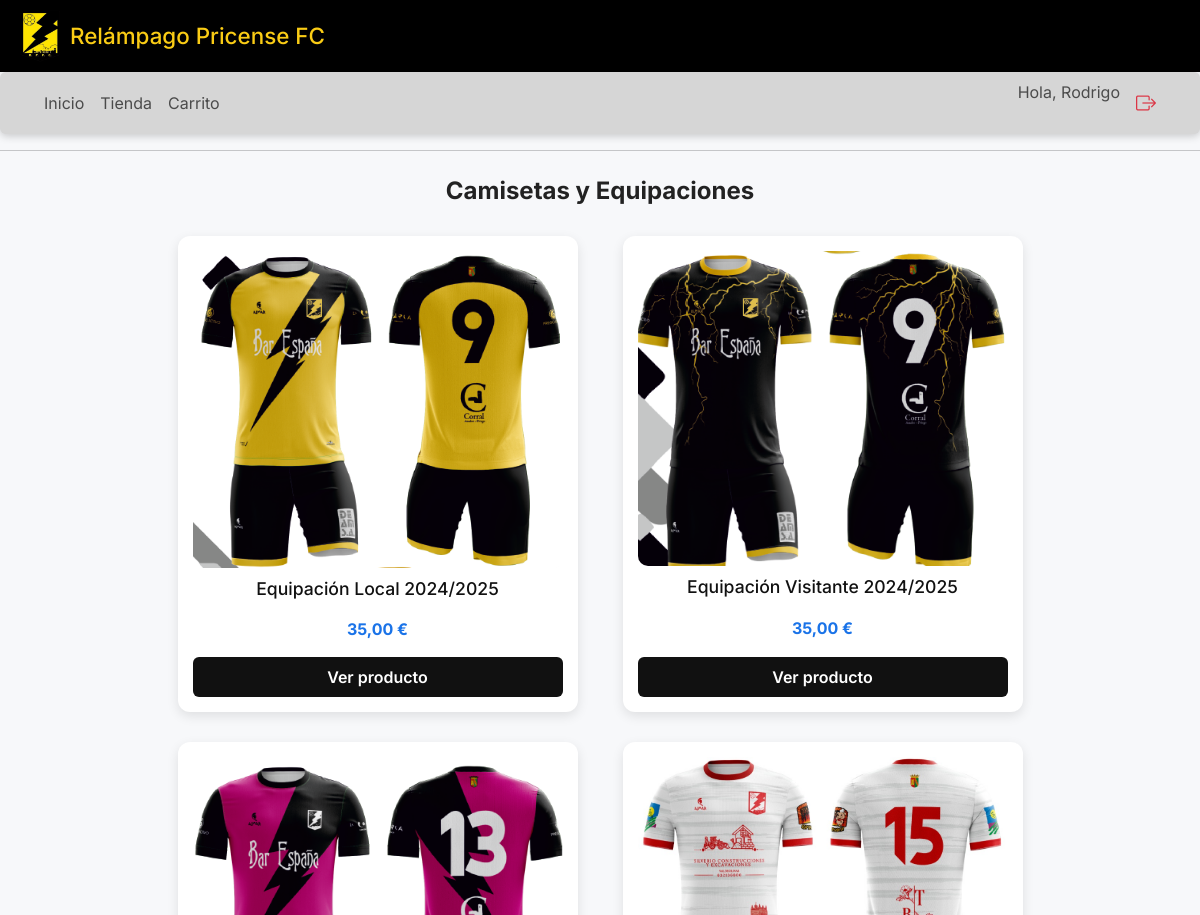
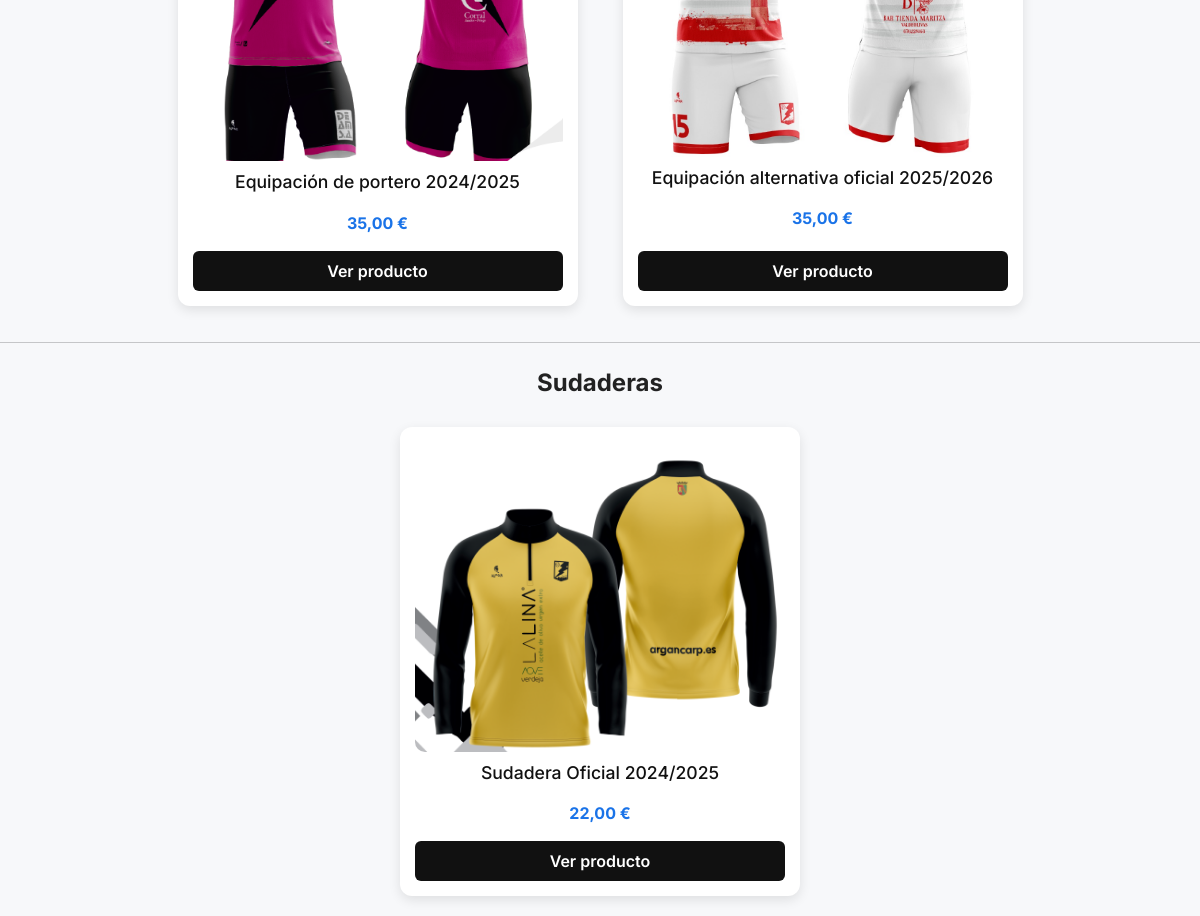
Screenshot of /tienda/ (signed in) with the database file from the repository (2 pictures, top to bottom).
### relampagoweb/models.py (models this page shows, shortened)
class Usuario(AbstractBaseUser, PermissionsMixin):
    name = models.CharField(max_length=100)
    apellidos = models.CharField(max_length=100)
    telefono = models.CharField(max_length=20)
    email = models.EmailField(unique=True)
    is_active = models.BooleanField(default=True)
    is_staff = models.BooleanField(default=False)
    is_gestor = models.BooleanField(default=False)
    USERNAME_FIELD = 'email'
    REQUIRED_FIELDS = ['name', 'apellidos']
    objects = UsuarioManager()

class Producto(models.Model):
    TIPO_PRODUCTO = (
        ('Camiseta', 'Camiseta'),
        ('Equipación', 'Equipación'),
        ('Sudadera', 'Sudadera'),
    )
    nombre = models.CharField(max_length=100)
    tipo = models.CharField(max_length=20, choices=TIPO_PRODUCTO)
    descripcion = models.TextField(blank=True)
    imagen = models.ImageField(upload_to='productos/')
    precio = models.DecimalField(max_digits=6, decimal_places=2)

### relampagoweb/views.py (the view)
# urls.py: path('tienda/', tienda_view, name='tienda'),
def tienda_view(request):
    productos = Producto.objects.all()
    camisetas = productos.filter(tipo='Camiseta')
    sudaderas = productos.filter(tipo='Sudadera')
    equipaciones = productos.filter(tipo='Equipación')
    config = get_configuracion()
    return render(request, 'Tienda.html', {
        'camisetas': camisetas,
        'sudaderas': sudaderas,
        'equipaciones': equipaciones,
        'config': config,
    })

### relampagoweb/views.py (called while the page is built)
def get_configuracion():
    config, created = Configuracion.objects.get_or_create(id=1)
    return config

### relampagoweb/templates/Tienda.html (shortened to what this page needs)
{% extends "base.html" %}
{% load static %}
{% block extra_head %}
  <link rel="stylesheet" href="https://cdn.jsdelivr.net/npm/swiper@11/swiper-bundle.min.css" />
{% endblock %}
{% block content %}
  <section class="seccion-productos">
    <h2 class="titulo-seccion">Camisetas y Equipaciones </h2>
    <div class="grid-productos carrusel-desktop">
      {% for producto in equipaciones %}
        <div class="card-producto">
          <img src="{{ producto.imagen.url }}" alt="{{ producto.nombre }}">
          <h3>{{ producto.nombre }}</h3>
          <p class="precio">{{ producto.precio }} €</p>
          <a href="{% url 'detalle_producto' producto.id %}" class="btn-ver">Ver producto</a>
        </div>
      {% endfor %}
    </div>
  </section>
  <hr>
  <section class="seccion-productos">
    <h2 class="titulo-seccion">Sudaderas</h2>
    <div class="grid-productos carrusel-desktop">
      {% for producto in sudaderas %}
        <div class="card-producto">
          <img src="{{ producto.imagen.url }}" alt="{{ producto.nombre }}">
          <h3>{{ producto.nombre }}</h3>
          <p class="precio">{{ producto.precio }} €</p>
          <a href="{% url 'detalle_producto' producto.id %}" class="btn-ver">Ver producto</a>
        </div>
      {% endfor %}
    </div>
  </section>
{% endblock %}

### relampagoweb/templates/base.html (shortened to what this page needs)
{% load static %}
<!DOCTYPE html>
<html lang="es">
<head>
  <link href="https://cdn.jsdelivr.net/npm/bootstrap@5.3.3/dist/css/bootstrap.min.css" rel="stylesheet">
  <link href="https://cdn.jsdelivr.net/npm/bootstrap-icons@1.10.5/font/bootstrap-icons.css" rel="stylesheet">
  <link rel="stylesheet" href="{% static 'css/estilos.css' %}">
  {% block extra_head %}{% endblock %}
</head>
<body>
  {% block layout %}
    <header style="background-color: #000; color: #facc15; display: flex; align-items: center; gap: 10px; padding: 10px 20px;">
      <img src="{% static 'img/escudo.png' %}" alt="Escudo" width="40">
      <h1 class="m-0" style="font-size: 1.4rem;">Relámpago Pricense FC</h1>
    </header>
    <nav class="navbar navbar-expand-lg px-4 py-2 mb-0" style="background-color: #d6d6d6; border-radius: 6px;">
      <div class="container-fluid">
        <div class="collapse navbar-collapse" id="navbarOpciones">
          <ul class="navbar-nav me-auto mb-2 mb-lg-0">
            <li class="nav-item"><a class="nav-link" href="{% url 'inicio' %}">Inicio</a></li>
            <li class="nav-item"><a class="nav-link" href="{% url 'tienda' %}">Tienda</a></li>
            {% if user.is_authenticated %}
              <li class="nav-item"><a class="nav-link" href="{% url 'carrito' %}">Carrito</a></li>
            {% endif %}
          </ul>
          <ul class="navbar-nav mb-2 mb-lg-0">
            {% if user.is_authenticated %}
              <li class="nav-item">
                <span class="navbar-text me-2">Hola, {{ user.name }}</span>
              </li>
              <li class="nav-item">
                <a href="#" class="text-danger fs-5 nav-link" title="Cerrar sesión"
                   data-bs-toggle="modal" data-bs-target="#logoutModal">
                  <i class="bi bi-box-arrow-right"></i>
                </a>
              </li>
            {% else %}
              <li class="nav-item"><a class="nav-link" href="{% url 'login' %}">Iniciar sesión</a></li>
              <li class="nav-item"><a class="nav-link" href="{% url 'registro' %}">Registrarse</a></li>
            {% endif %}
          </ul>
        </div>
      </div>
    </nav>
    <hr>
  {% endblock %}
  {% block content %}{% endblock %}
</body>
</html>

### relampagoweb/static/css/estilos.css (style rules this page uses)
html, body { font-family: 'Inter', sans-serif; margin: 0; padding: 0; background-color: #f7f8fa; color: #333; }
.navbar { background-color: #000; padding: 10px 20px; box-shadow: 0 2px 8px rgba(0, 0, 0, 0.2); position: sticky; top: 0; z-index: 1000; }
.seccion-productos { padding: 2rem 1rem; }
.titulo-seccion { text-align: center; font-size: 2rem; font-weight: bold; margin-bottom: 1.5rem; color: #222; }
.grid-productos { display: grid; grid-template-columns: repeat(auto-fit, minmax(260px, 1fr)); gap: 2rem; padding: 0 1rem; }
.card-producto { background-color: #fff; border-radius: 16px; box-shadow: 0 4px 15px rgba(0, 0, 0, 0.08); overflow: hidden; text-align: center; transition: transform 0.2s ease, box-shadow 0.2s ease; padding: 1rem; display: flex; flex-direction: column; justify-content: space-between; }
.card-producto img { width: 100%; height: 220px; object-fit: contain; border-radius: 10px; margin-bottom: 1rem; }
.card-producto h3 { font-size: 1.1rem; margin-bottom: 0.5rem; color: #111; }
.card-producto .precio { color: #1a73e8; font-weight: bold; margin-bottom: 1rem; }
.card-producto .btn-ver { margin-top: auto; display: inline-block; padding: 0.5rem 1rem; background-color: #111; color: #fff; text-decoration: none; font-weight: 600; border-radius: 6px; transition: background-color 0.3s ease; }
.titulo-seccion { font-size: 1.8rem; font-weight: bold; text-align: center; margin-top: 2rem; margin-bottom: 1rem; }
.carrusel-desktop { display: grid; grid-template-columns: repeat(auto-fit, minmax(220px, 1fr)); gap: 20px; padding: 10px 20px; }

### relampagoweb/templates/base.html (style rules this page uses)
body { font-family: 'Inter', sans-serif; }

### relampagoweb/templates/Tienda.html (style rules this page uses)
.seccion-productos { padding: 10px 10px; text-align: center; }
.titulo-seccion { margin-top: auto; font-size: 24px; margin-bottom: 20px; }
.grid-productos { display: grid; grid-template-columns: repeat(auto-fit, minmax(300px, 1fr)); justify-content: center; gap: 30px; max-width: 900px; margin: 0 auto; padding: 10px 20px; }
.card-producto { background: white; padding: 15px; border-radius: 12px; max-width: 400px; width: 100%; margin: 0 auto; box-shadow: 0 4px 12px rgba(0,0,0,0.1); text-align: center; position: relative; transition: transform 0.5s ease, opacity 0.3s ease; }
.card-producto img { width: 100%; height: auto; object-fit: contain; margin-bottom: 10px; }
.precio { color: #007bff; font-weight: bold; margin: 10px 0; }
.btn-ver { display: inline-block; background: #111; color: white; padding: 8px 16px; border-radius: 6px; margin-top: 10px; text-decoration: none; font-weight: bold; }
.carrusel-desktop { display: grid; }

### rows the page displays
Usuario: name "Rodrigo"
Producto: imagen (picture), nombre "Equipación Local 2024/2025", precio "35,00"
Producto: imagen (picture), nombre "Equipación Visitante 2024/2025", precio "35,00"
Producto: imagen (picture), nombre "Equipación de portero 2024/2025", precio "35,00"
Producto: imagen (picture), nombre "Equipación alternativa oficial 2025/2026", precio "35,00"
Producto: imagen (picture), nombre "Sudadera Oficial 2024/2025", precio "22,00"
